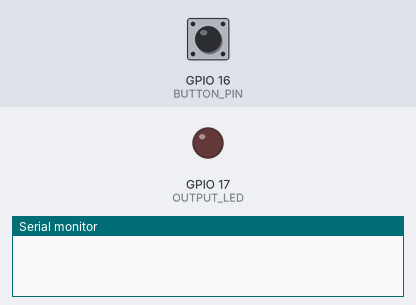
A program run on a simulated ESP32. Parts: output pins drawn as LEDs (lit = HIGH), the last lines printed to the serial monitor. Inputs (shaded band) come from the test bench; at power-on: GPIO 16 (BUTTON_PIN) LOW.

Above: at 1.2 s.
1.3 s: GPIO 16 (BUTTON_PIN) pulled HIGH for 3.2 s
At 2.3 s:
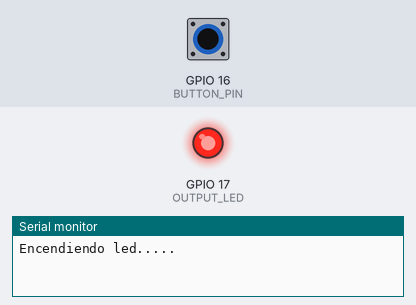
7.5 s: GPIO 16 (BUTTON_PIN) pulled HIGH for 0.15 s
At 8.1 s:
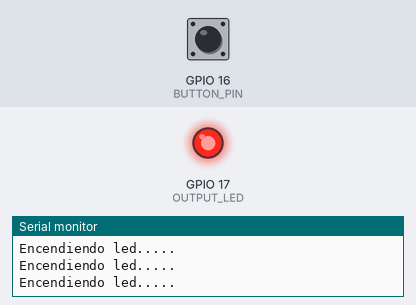
10.6 s: GPIO 16 (BUTTON_PIN) pulled HIGH for 1 s
At 16.6 s:
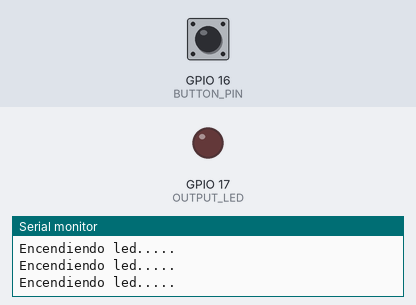
Timing chart, 0 to 18.1 s (numbered marks = the images above; inputs shaded):
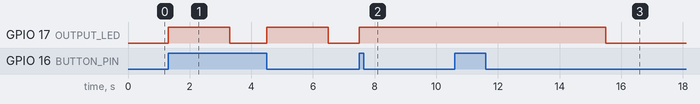

Measured:
- after the input at 1.3 s, GPIO 17 (OUTPUT_LED): alternates HIGH for 2.0 s and LOW for 1.2 s, starting at once
- after the input at 7.5 s, GPIO 17 (OUTPUT_LED): LOW → HIGH at once
- after the input at 10.6 s, GPIO 17 (OUTPUT_LED): HIGH → LOW after 4.9 s instead of 0.90 s

The program:

main.cpp
```cpp
#include <Arduino.h>
const int BUTTON_PIN = 16;
const int OUTPUT_LED = 17;
SemaphoreHandle_t xSemaforo = xSemaphoreCreateBinary();
void isr_toggle(){
  xSemaphoreGiveFromISR(xSemaforo, NULL);
}
void toggle_led(void* parameters){
  for(;;){
    xSemaphoreTake(xSemaforo, portMAX_DELAY);
    Serial.println("Encendiendo led.....");
    digitalWrite(OUTPUT_LED, HIGH);
    delay(2000);
    digitalWrite(OUTPUT_LED, LOW);
  }
}
void setup() {
  Serial.begin(9600);
  pinMode(BUTTON_PIN, INPUT);
  pinMode(OUTPUT_LED, OUTPUT);
  attachInterrupt(
    digitalPinToInterrupt(BUTTON_PIN),
    isr_toggle,
    CHANGE);

  xTaskCreate(toggle_led, "ToggleLED", 2048, NULL, 1, NULL);
}

void loop() {
  // put your main code here, to run repeatedly:
}
```
